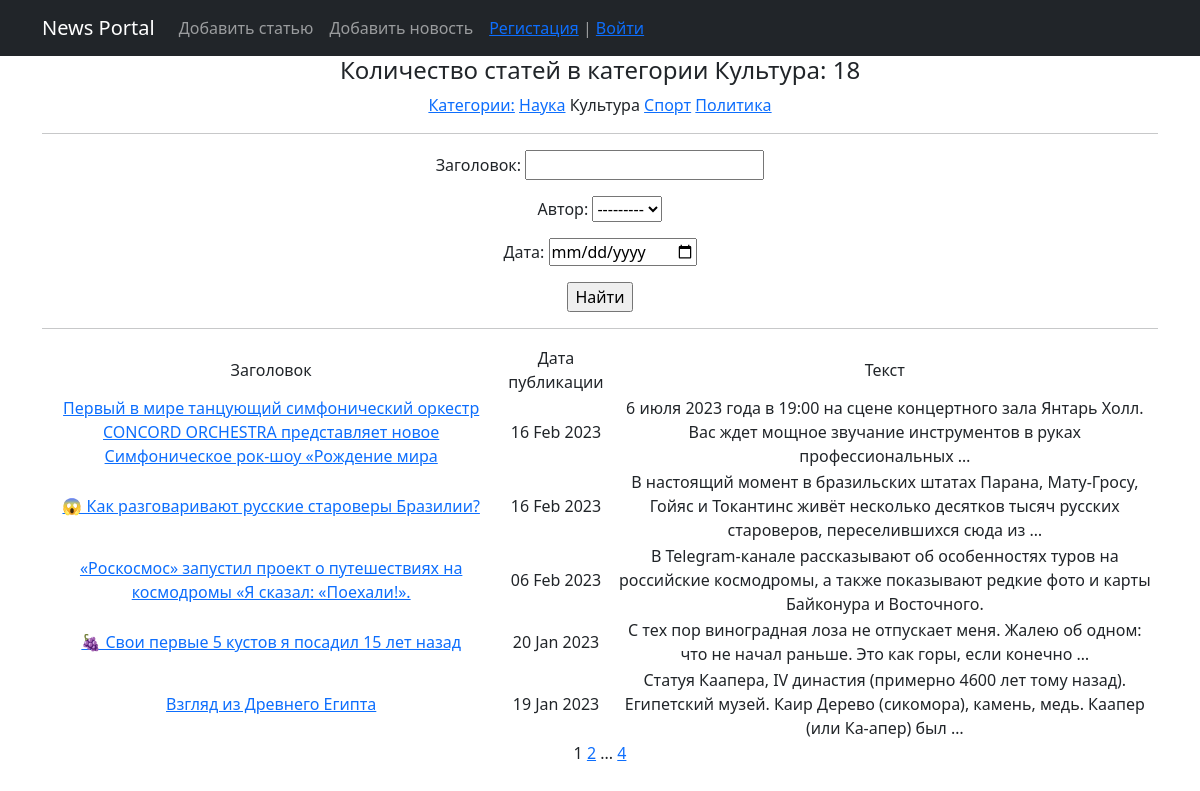
The app's page /news/category/2 with its own data.
### news/models.py (models this page shows, shortened)
class Category(models.Model):
    name = models.CharField(max_length=255, unique=True)  # название категории. Поле должно быть уникальным
    subscribers = models.ManyToManyField(User)
    def __str__(self):
        return self.name
    def get_absolute_url(self):
        return reverse('category', args=[str(self.pk)])  # TO DO

class Post(models.Model):
    author = models.ForeignKey(Author, on_delete=models.CASCADE)  # связь «один ко многим» с моделью Author;
    position = models.CharField(max_length=255, choices=POSITION)  # поле с выбором — «статья» или «новость»;
    time_in = models.DateTimeField(auto_now_add=True)  # автоматически добавляемая дата и время создания;
    category = models.ManyToManyField(Category, through='PostCategory')
    article = models.CharField(max_length=255)  # заголовок статьи/новости;
    text = models.TextField()  # текст статьи/новости;
    rating = models.FloatField(default=0.0)  # рейтинг статьи/новости.
    def get_absolute_url(self):
        return reverse('news', args=[str(self.pk)])

### news/views.py (the view)
# urls.py: path('category/<int:pk>', CategoryList.as_view(), name='category'),
class CategoryList(ListView):
    model = Post
    ordering = '-time_in'
    template_name = 'news_list.html'
    context_object_name = 'news_list'
    paginate_by = 5  # вот так мы можем указать количество записей на странице
    def get_queryset(self, **kwargs):
        self.category = get_object_or_404(Category, pk=self.kwargs['pk'])
        queryset = super().get_queryset()
        self.filterset = PostFilter(self.request.GET, queryset.filter(category=self.kwargs['pk']))
        return self.filterset.qs
    def get_context_data(self, **kwargs):
        context = super().get_context_data(**kwargs)
        category_get = Category.objects.get(pk=resolve(self.request.path_info).kwargs['pk'])
        context['filterset'] = self.filterset
        context['title'] = 'Категория - ' + str(category_get)
        context['menu'] = menu
        context['cat_selected'] = category_get
        context['news_count'] = f'Количество статей в категории {category_get}: {self.filterset.qs.count()}'
        context['cat_subscriber'] = Category.objects.filter(subscribers__pk=self.request.user.id)
        context['is_author'] = self.request.user.groups.filter(name='authors').exists()
        return context

### news/models.py (called while the page is built)
    def __str__(self):
        return self.user.username

### news/templatetags/custom_filters.py (called while the page is built)
@register.filter()
def censor(value):
    try:
        if not isinstance(value, str):
            raise CensorException('Error')
        v = value
        for word in WORDS:
            if word in v:
                v = v.replace(word, f'{word[:1]}{len(word[1:])*"*"}')
            if word.capitalize() in v:
                v = v.replace(word.capitalize(), f'{word[:1].capitalize()}{len(word[1:])*"*"}')
        return v
    except CensorException as e:
        print(e)

### news/templatetags/custom_tags.py (called while the page is built)
@register.simple_tag(takes_context=True)
def url_replace(context, **kwargs):
    d = context['request'].GET.copy()
    for k, v in kwargs.items():
        d[k] = v
    return d.urlencode()

@register.simple_tag
def get_categories():
    return Category.objects.all()

### templates/news_list.html (shortened to what this page needs)
{% extends 'flatpages/default.html' %}
{% load custom_filters %}
{% load custom_tags %}
{% block content %}
   <h4>{{ news_count }}</h4>
       <div class="category_list">
           <a href="{% url 'news_list'%}" title="Разделы новостей">Категории:</a>
{% get_categories as categories %}
{% for c in categories %}
{% if c == cat_selected %}
{{c.name}}
{% else %}
    <a href={{c.get_absolute_url}}>{{c.name}}</a>
{% endif %}
{% endfor %}
       </div>
<hr>
   <form action="" method="get">
       {{ filterset.form.as_p }}
       <input type="submit" value="Найти" />
   </form>
    <hr>
{% if news_list %}
       <table>
           <tr>
               <td>Заголовок</td>
               <td>Дата публикации</td>
               <td>Текст</td>
           </tr>
{% for news in news_list %}
           <tr>
               <td><a href="{{ news.get_absolute_url }}">{{ news.article|censor }}</a></td>
               <td>{{ news.time_in|date:'d M Y' }}</td>
               <td>{{ news.text|censor|truncatewords:20}}</td>
           </tr>
{% endfor %}
       </table>
{% else %}
       <h2>Статей нет!</h2>
{% endif %}
   {{ page_obj.number }}
   {% if page_obj.has_next %}
       <a href="?{% url_replace page=page_obj.next_page_number %}">{{ page_obj.next_page_number }}</a>
       {% if paginator.num_pages != page_obj.next_page_number %}
           ...
       <a href="?{% url_replace page=page_obj.paginator.num_pages %}">{{ page_obj.paginator.num_pages }}</a>
       {% endif %}
   {% endif %}
{% endblock content %}

### records on screen
Category: name "Наука"
Category: name "Культура"
Category: name "Спорт"
Category: name "Политика"
Post: article|censor "Первый в мире танцующий симфонический оркестр CONCORD ORCHESTRA представляет новое Симфоническое рок-шоу «Рождение мира", time_in "16 Feb 2023", text|censor "6 июля 2023 года в 19:00 на сцене концертного зала Янтарь Холл. Вас ждет мощное звучание инструментов в руках профессиональных …"
Post: article|censor "😱 Как разговаривают русские староверы Бразилии?", time_in "16 Feb 2023", text|censor "В настоящий момент в бразильских штатах Парана, Мату-Гросу, Гойяс и Токантинс живёт несколько десятков тысяч русских староверов, переселившихся сюда из …"
Post: article|censor "«Роскосмос» запустил проект о путешествиях на космодромы «Я сказал: «Поехали!».", time_in "06 Feb 2023", text|censor "В Telegram-канале рассказывают об особенностях туров на российские космодромы, а также показывают редкие фото и карты Байконура и Восточного."
Post: article|censor "🍇 Свои первые 5 кустов я посадил 15 лет назад", time_in "20 Jan 2023", text|censor "С тех пор виноградная лоза не отпускает меня. Жалею об одном: что не начал раньше. Это как горы, если конечно …"
Post: article|censor "Взгляд из Древнего Египта", time_in "19 Jan 2023", text|censor "Статуя Каапера, IV династия (примерно 4600 лет тому назад). Египетский музей. Каир Дерево (сикомора), камень, медь. Каапер (или Ка-апер) был …"

### other values on screen
{{ m.title }} "Добавить статью" "Добавить новость"
{{ news_count }} "Количество статей в категории Культура: 18"
{{ page_obj.number }} "1"
{{ page_obj.next_page_number }} "2"
{{ page_obj.paginator.num_pages }} "4"
